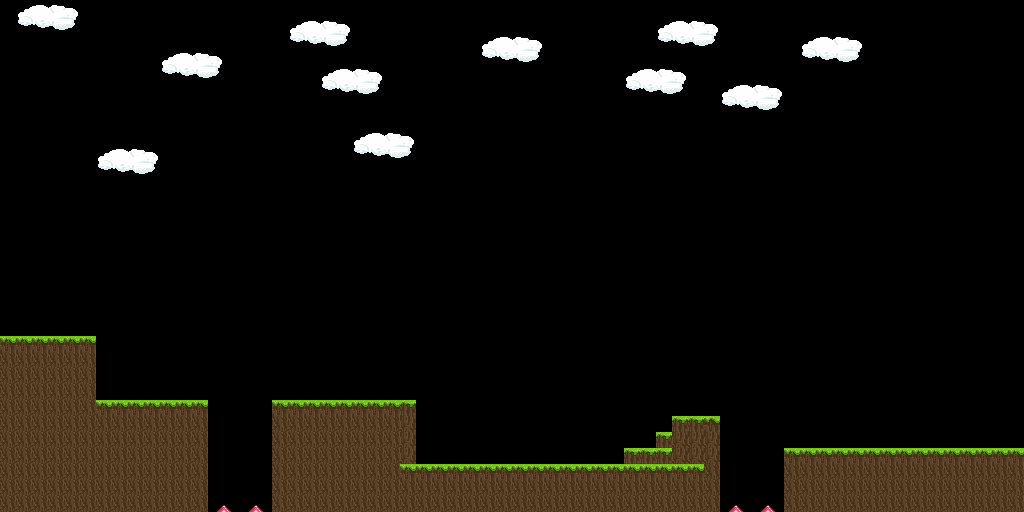

A level layout from a 2D game, rendered from its tile map. Below: a short description, then the map file with tile-grid data replaced by summaries:
An orthogonal 64x32 tile map with 16x16 px tiles, 2 tile layers (Capa de Patrones 1, Capa de Patrones sin colicion), 3 tilesets and 2 objects (Player, Enemy).

<map version="1.0" orientation="orthogonal" renderorder="right-down" width="64" height="32" tilewidth="16" tileheight="16" nextobjectid="25">
 <properties>
  <property name="Tiles_32x32" value="assets/Tiles_32x32.png" />
  <property name="enemy" value="assets/elements/enemy.bmp" />
  <property name="mario" value="assets/elements/mario.bmp" />
 </properties>
 <tileset firstgid="1" name="Tiles_32x32" tilewidth="16" tileheight="16" tilecount="256" spacing="0" margin="0">
  <image source="Tiles_32x32.png" width="256" height="256" />
 </tileset>
 <tileset firstgid="257" name="mario" tilewidth="12" tileheight="20" spacing="1" tilecount="3">
  <image source="../elements/mario.bmp" width="38" height="21" />
 </tileset>
 <tileset firstgid="260" name="ene1" tilewidth="15" tileheight="24" tilecount="3">
  <image source="../elements/enemy.bmp" trans="ffffff" width="40" height="23" />
 </tileset>
 <layer name="Capa de Patrones 1" width="64" height="32">
  <properties>
   <property name="collidable" value="1" />
  </properties>
  <data>[2048 cells, 113 non-empty, 7 distinct tile ids]</data>
 </layer>
 <layer name="Capa de Patrones sin colicion" width="64" height="32">
  <data>[2048 cells, 300 non-empty, 9 distinct tile ids]</data>
 </layer>
 <objectgroup name="Capa de Objetos 1">
  <object id="21" name="mario" type="Player" gid="257" x="6" y="329" width="13" height="30">
   <properties>
    <property name="ax" value="1" />
    <property name="ay" value="1" />
    <property name="callbackId" value="0" />
    <property name="currentRow" value="0" />
    <property name="flip" value="0" />
    <property name="fx" value="1" />
    <property name="fy" value="1" />
    <property name="m_collisionMargin" value="5" />
    <property name="mvx" value="4" />
    <property name="mvy" value="8" />
    <property name="numFrames" value="2" />
    <property name="px" value="5" />
    <property name="py" value="300" />
    <property name="textureID" value="mario" />
    <property name="vx" value="0" />
    <property name="vy" value="0" />
   </properties>
  </object>
	 <object id="22" name="ene1" type="Enemy" gid="260" x="425" y="452" width="30" height="25">
		 <properties>
			 <property name="ax" value="1" />
			 <property name="ay" value="0" />
			 <property name="callbackId" value="0" />
			 <property name="currentRow" value="120" />
			 <property name="flip" value="0" />
			 <property name="fx" value="1" />
			 <property name="fy" value="0" />
			 <property name="m_collisionMargin" value="5" />
			 <property name="mvx" value="2" />
			 <property name="mvy" value="0" />
			 <property name="numFrames" value="2" />
			 <property name="px" value="420" />
			 <property name="py" value="435" />
			 <property name="textureID" value="enemy" />
			 <property name="vx" value="5" />
			 <property name="vy" value="0" />
		 </properties>
	 </object>
 </objectgroup>
 <imagelayer name="Capa de Imagen 1" />
</map>
